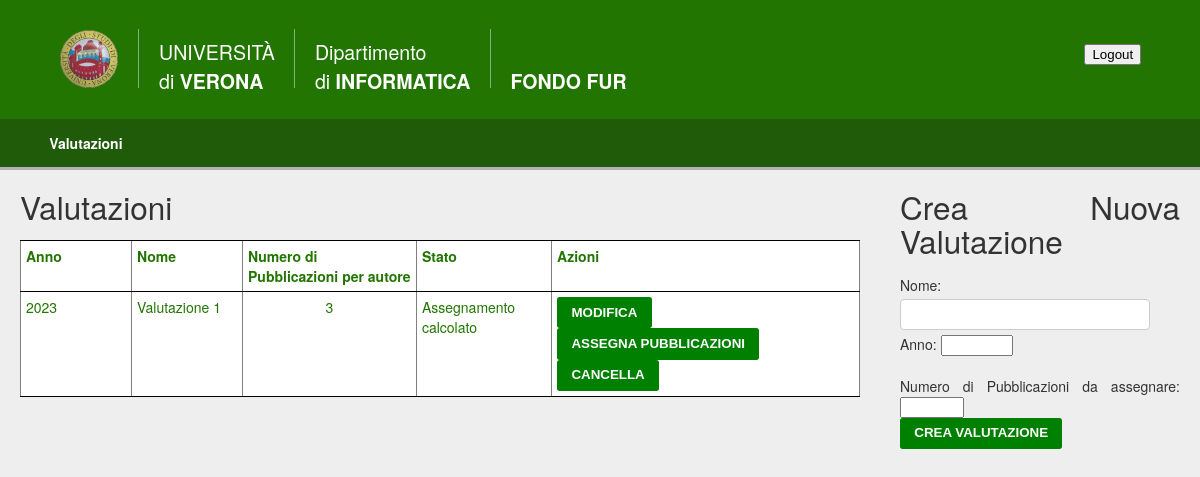
Page /valutazioni/ on the earlier database version.
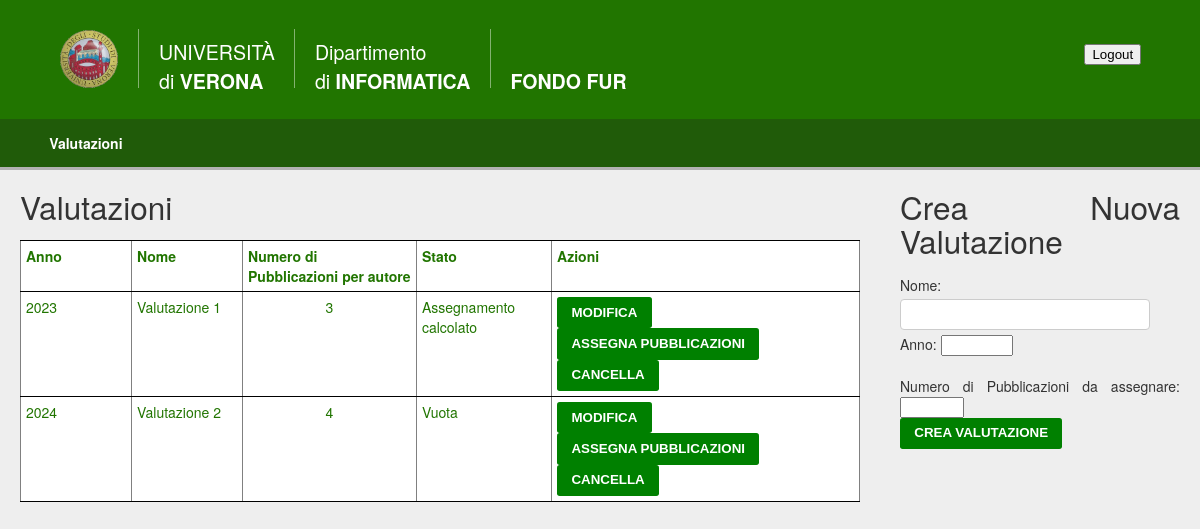
Same page on the later database version.
### caricamentoDati/models.py (models this page shows, shortened)
class Valutazione(models.Model):
    STATUS_CHOICES = (
        ('Vuota', 'Vuota'),
        ('Pubblicazioni caricate', 'Pubblicazioni caricate'),
        ('Assegnamento calcolato', 'Assegnamento calcolato'),
        ('Assegnamento completato', 'Assegnamento completato'),
        ('Chiusa', 'Chiusa'),
    )
    nome = models.CharField(max_length=100, primary_key=True)
    anno = models.IntegerField(validators=[MinValueValidator(
        1000), MaxValueValidator(9999)], default=datetime.date.today().year)
    dataCaricamento = models.DateField(
        blank=True, null=True, verbose_name="data di caricamento")
    status = models.CharField(
        max_length=50, choices=STATUS_CHOICES, default='Vuota')
    numeroPubblicazioni = models.PositiveIntegerField(
        validators=[MinValueValidator(1)], default=3, verbose_name="numero di pubblicazioni da selezionare")
    dataCaricamentoPubblicazioni = models.DateField(
        blank=True, null=True, verbose_name="data di caricamento delle pubblicazioni")
    class Meta:
        verbose_name_plural = "Valutazioni"

### caricamentoDati/views.py (the view)
# urls.py: path('valutazioni/', include('caricamentoDati.urls')),
def valutazioni(request):
    context = {'valutazioni': Valutazione.objects.all().order_by('anno')}
    return render(request, "caricamentoDati/valutazioni.html", context)

### caricamentoDati/templates/caricamentoDati/valutazioni.html (shortened to what this page needs)
{% extends 'base.html' %}
{% block content %}
  <div style="display: flex;">
    <div style="flex: 3; padding: 20px;">
      <h1>Valutazioni</h1>
      <table style="text-align: left; width: 100%;" border="1" cellpadding="2" cellspacing="2">
        <tbody>
          <tr>
            <td style="vertical-align: top; text-align: left;">
              <b>Anno</b><br />
            </td>
            <td style="vertical-align: top; text-align: left;">
              <b>Nome</b><br />
            </td>
            <td style="vertical-align: top; text-align: left;">
              <b>Numero di Pubblicazioni per autore</b><br />
            </td>
            <td style="vertical-align: top; text-align: left;">
              <b>Stato</b><br />
            </td>
            <td style="vertical-align: top; text-align: left;">
              <b>Azioni</b><br />
            </td>
          </tr>
          {% for valutazione in valutazioni %}
            <tr>
              <td style="vertical-align: top; text-align: left;">
                {{ valutazione.anno }}<br />
              </td>
              <td style="vertical-align: top; text-align: left;">
                {{ valutazione.nome }}<br />
              </td>
              <td style="vertical-align: top; text-align: center;">
                {{ valutazione.numeroPubblicazioni }}<br />
              </td>
              <td style="vertical-align: top; text-align: left;">
                {% if valutazione.status == 'Pubblicazioni caricate' %}
                  {{ valutazione.status }} in data {{ valutazione.dataCaricamentoPubblicazioni }}
                {% else %}
                  {{ valutazione.status }}
                {% endif %}
                <br />
              </td>
              <td style="vertical-align: top; text-align: left;">
                <form action="{% url 'modifica_valutazione' valutazione.nome %}" method="post" style="display: inline;">
                  <button type="submit" class="btn">Modifica</button>
                </form>
                <form action="{% url 'assegnamento' valutazione.nome %}" method="post" style="display: inline;">
                  <button type="submit" class="btn">Assegna Pubblicazioni</button>
                </form>
                <form action="{% url 'cancella_valutazione' valutazione.nome %}" method="post" style="display: inline;">
                  <button type="submit" class="btn">Cancella</button>
                </form>
              </td>
            </tr>
          {% endfor %}
        </tbody>
      </table>
    </div>
    <div style="flex: 1; padding: 20px;">
      <h1>Crea Nuova Valutazione</h1>
      <form method="post" action="{% url 'crea_valutazione' %}">
        <label for="nome" >Nome:</label>
        <input type="text" name="nome" id="nome" required />
        <br />
        <label for="anno">Anno:</label>
        <input type="number" name="anno" id="anno" min="2000" max="9999" value="{{ current_year }}" required />
        <br />
        <br />
        <label for="numero_pubblicazioni">Numero di Pubblicazioni da assegnare:</label>
        <input type="number" name="numero_pubblicazioni" id="numero_pubblicazioni" min="0" max="999" required />
        <br />
        <button class="btn" type="submit">Crea Valutazione</button>
      </form>
    </div>
  </div>
{% endblock %}

Differences in the rows shown:
added Valutazione: anno "2024", nome "Valutazione 2", numeroPubblicazioni "4", status "Vuota"
